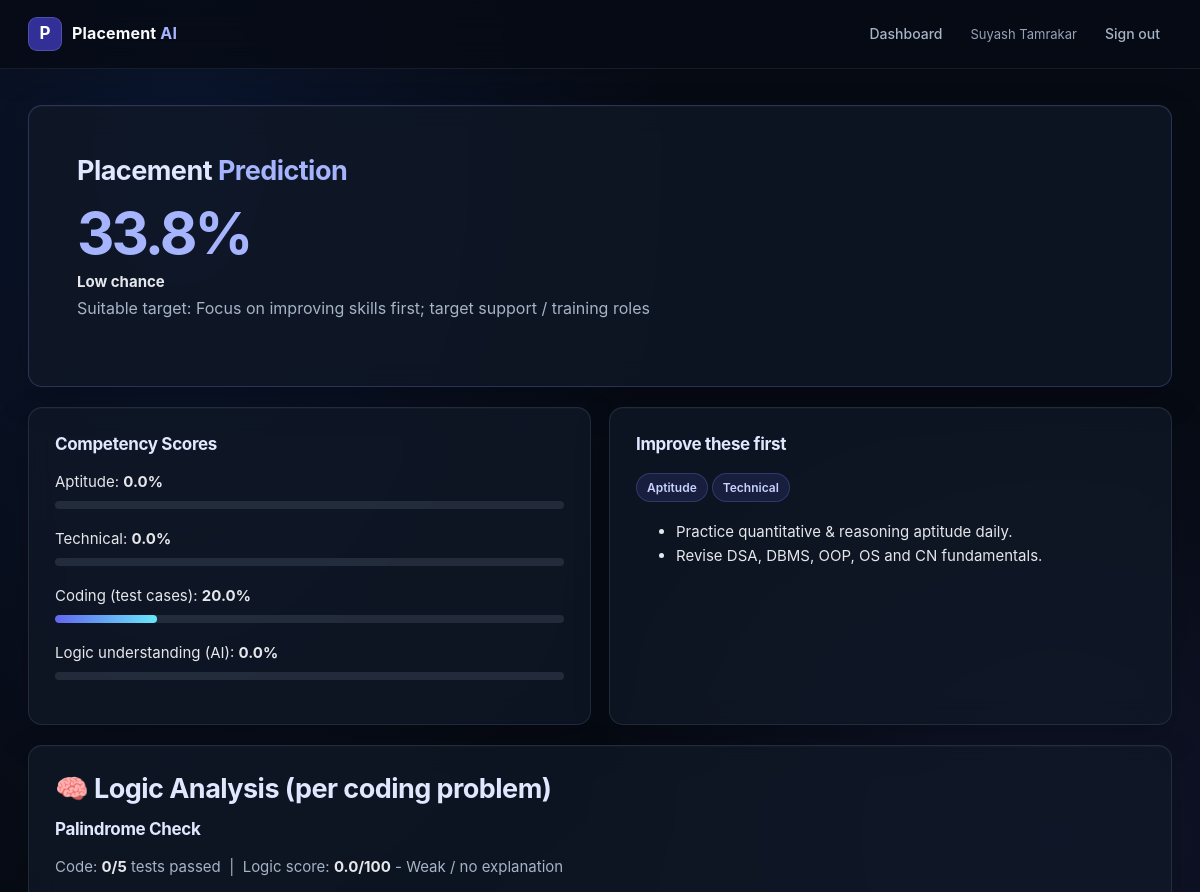
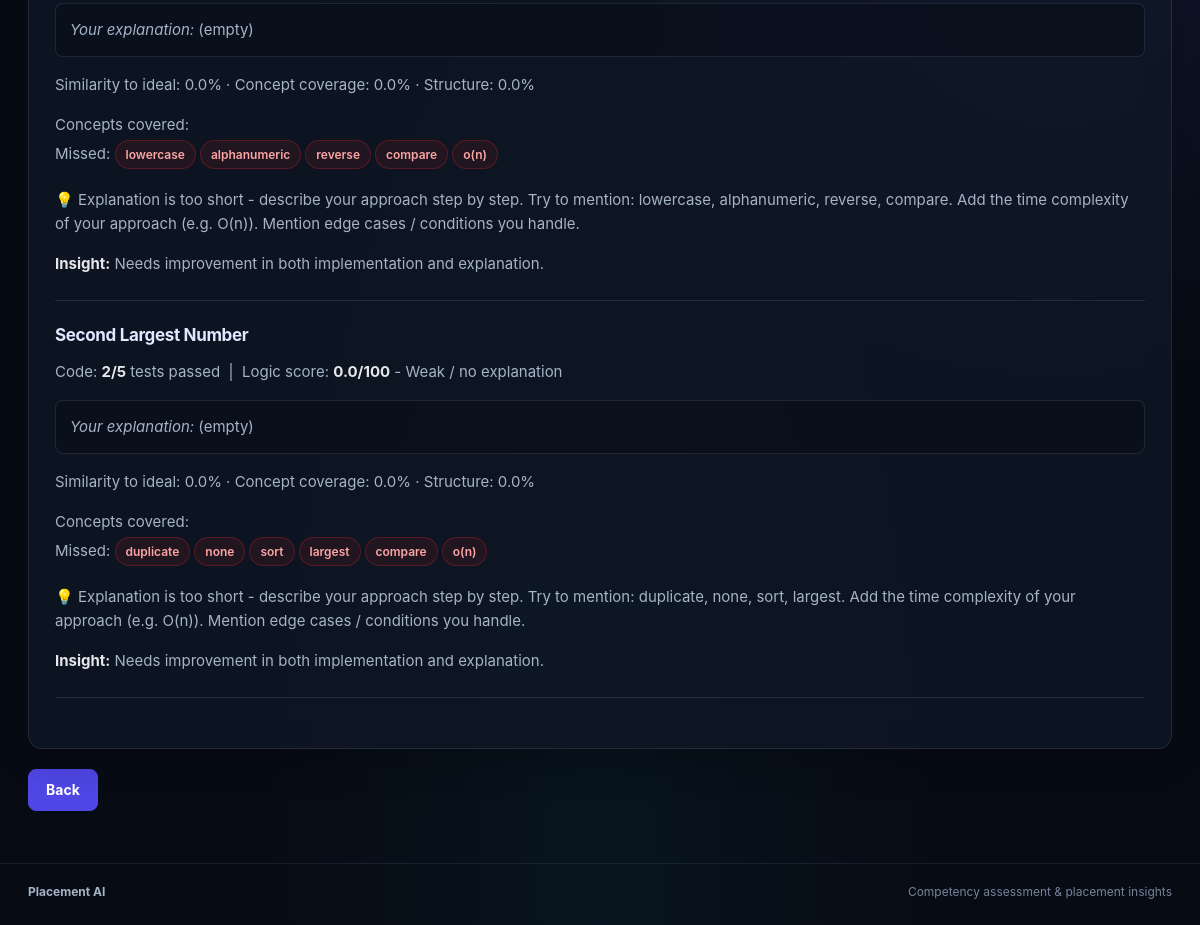
/result/5 (signed in), run on the app's committed database (2 pictures, top to bottom).
### tables this page shows
CREATE TABLE attempts(
        id INTEGER PRIMARY KEY AUTOINCREMENT, user_id INTEGER NOT NULL,
        created TIMESTAMP DEFAULT CURRENT_TIMESTAMP,
        aptitude REAL, technical REAL, coding REAL, logic REAL,
        probability REAL, label TEXT, details TEXT);

### app.py (the view)
@app.route("/result/<int:aid>")
@login_required
def result(aid):
    a = get_db().execute("SELECT * FROM attempts WHERE id=?", (aid,)).fetchone()
    if not a or (a["user_id"] != session["uid"] and session.get("role") != "admin"):
        flash("Result not found.", "error")
        return redirect(url_for("dashboard"))
    return render_template("result.html", a=a, d=json.loads(a["details"]))

### app.py (called while the page is built)
def login_required(f):
    @wraps(f)
    def wrapper(*a, **k):
        if "uid" not in session:
            return redirect(url_for("login"))
        return f(*a, **k)
    return wrapper

### database.py (called while the page is built)
def get_db():
    conn = sqlite3.connect(DB)
    conn.row_factory = sqlite3.Row
    return conn

### templates/result.html
{% extends "base.html" %}{% block content %}
{% macro bar(label,v) %}<div>{{ label }}: <b>{{ v|round(1) }}%</b></div><div class="bar"><div style="width:{{ v }}%"></div></div>{% endmacro %}
<div class="card hero hero-results"><h2>Placement <span class="accent">Prediction</span></h2>
<div class="big">{{ d.pred.probability }}%</div><b>{{ d.pred.label }}</b>
<p>Suitable target: {{ d.pred.companies }}</p></div>
<div class="grid"><div class="card"><h3>Competency Scores</h3>
{{ bar('Aptitude', a.aptitude) }}{{ bar('Technical', a.technical) }}{{ bar('Coding (test cases)', a.coding) }}{{ bar('Logic understanding (AI)', a.logic) }}</div>
<div class="card"><h3>Improve these first</h3>{% for w in d.pred.weak_areas %}<span class="pill">{{ w|title }}</span>{% endfor %}
<ul>{% for t in d.pred.tips %}<li>{{ t }}</li>{% endfor %}</ul></div></div>
<div class="card"><h2>🧠 Logic Analysis (per coding problem)</h2>
{% for p in d.problems %}<h3>{{ p.title }}</h3>
<p>Code: <b>{{ p.run.passed }}/{{ p.run.total }}</b> tests passed {% if p.run.error %}<small>({{ p.run.error }})</small>{% endif %}
&nbsp;|&nbsp; Logic score: <b>{{ p.logic.score }}/100</b> - {{ p.logic.level }}</p>
<p class="explanation"><i>Your explanation:</i> {{ p.logic_text or '(empty)' }}</p>
<p>Similarity to ideal: {{ p.logic.similarity }}% · Concept coverage: {{ p.logic.coverage }}% · Structure: {{ p.logic.structure }}%</p>
<p>Concepts covered: {% for c in p.logic.concepts_hit %}<span class="pill">{{ c }}</span>{% endfor %}<br>
Missed: {% for c in p.logic.concepts_missed %}<span class="pill missed">{{ c }}</span>{% endfor %}</p>
<p>💡 {{ p.logic.feedback|join(' ') }}</p><p><b>Insight:</b> {{ p.insight }}</p><hr>{% endfor %}</div>
<a class="btn" href="{{ url_for('dashboard') }}">Back</a>{% endblock %}

### data on the page
attempts: pred.label "Low chance", aptitude "0.0 0.0 20.0 0.0", title "Palindrome Check", run.passed "0", run.total "5", logic.score "0.0", logic.level "Weak / no explanation", logic_text "(empty)", logic.similarity "0.0", logic.coverage "0.0", logic.structure "0.0", concepts_missed "lowercase" "alphanumeric" "reverse" "compare" "o(n)" "duplicate" "none" "sort" "largest" "compare" "o(n)", logic.feedback "Explanation is too short - describe your approach step by step. Try to mention: lowercase, alphanumeric, reverse, compare. Add the time complexity of your approach (e.g. O(n)). Mention edge cases / conditions you handle.", insight "Needs improvement in both implementation and explanation.", title "Second Largest Number", run.passed "2", logic.feedback "Explanation is too short - describe your approach step by step. Try to mention: duplicate, none, sort, largest. Add the time complexity of your approach (e.g. O(n)). Mention edge cases / conditions you handle."

### other printed values
{{ session.name }} "Suyash Tamrakar"
{{ d.pred.probability }} "33.8"
{{ d.pred.companies }} "Focus on improving skills first; target support / training roles"
{{ label }} "Aptitude Technical Coding (test cases) Logic understanding (AI)"
{{ w|title }} "Aptitude" "Technical"
{{ t }} "Practice quantitative & reasoning aptitude daily." "Revise DSA, DBMS, OOP, OS and CN fundamentals."
